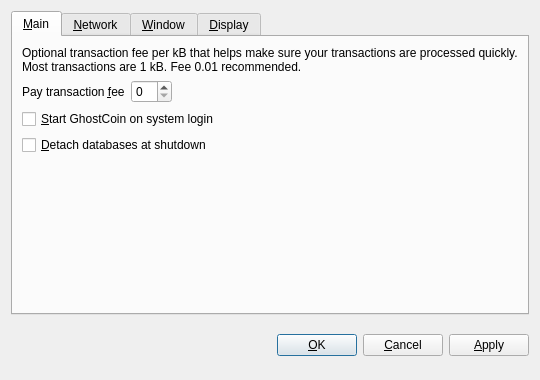
<?xml version="1.0" encoding="UTF-8"?>
<ui version="4.0">
 <class>OptionsDialog</class>
 <widget class="QDialog" name="OptionsDialog">
  <property name="geometry">
   <rect>
    <x>0</x>
    <y>0</y>
    <width>540</width>
    <height>380</height>
   </rect>
  </property>
  <property name="windowTitle">
   <string>Options</string>
  </property>
  <property name="modal">
   <bool>true</bool>
  </property>
  <layout class="QVBoxLayout" name="verticalLayout">
   <item>
    <widget class="QTabWidget" name="tabWidget">
     <property name="tabPosition">
      <enum>QTabWidget::North</enum>
     </property>
     <property name="currentIndex">
      <number>0</number>
     </property>
     <widget class="QWidget" name="tabMain">
      <attribute name="title">
       <string>&amp;Main</string>
      </attribute>
      <layout class="QVBoxLayout" name="verticalLayout_Main">
       <item>
        <widget class="QLabel" name="transactionFeeInfoLabel">
         <property name="text">
          <string>Optional transaction fee per kB that helps make sure your transactions are processed quickly. Most transactions are 1 kB. Fee 0.01 recommended.</string>
         </property>
         <property name="textFormat">
          <enum>Qt::PlainText</enum>
         </property>
         <property name="wordWrap">
          <bool>true</bool>
         </property>
        </widget>
       </item>
       <item>
        <layout class="QHBoxLayout" name="horizontalLayout_Main">
         <item>
          <widget class="QLabel" name="transactionFeeLabel">
           <property name="text">
            <string>Pay transaction &amp;fee</string>
           </property>
           <property name="textFormat">
            <enum>Qt::PlainText</enum>
           </property>
           <property name="buddy">
            <cstring>transactionFee</cstring>
           </property>
          </widget>
         </item>
         <item>
          <widget class="BitcoinAmountField" name="transactionFee"/>
         </item>
         <item>
          <spacer name="horizontalSpacer_Main">
           <property name="orientation">
            <enum>Qt::Horizontal</enum>
           </property>
           <property name="sizeHint" stdset="0">
            <size>
             <width>40</width>
             <height>20</height>
            </size>
           </property>
          </spacer>
         </item>
        </layout>
       </item>
       <item>
        <widget class="QCheckBox" name="bitcoinAtStartup">
         <property name="toolTip">
          <string>Automatically start GhostCoin after logging in to the system.</string>
         </property>
         <property name="text">
          <string>&amp;Start GhostCoin on system login</string>
         </property>
        </widget>
       </item>
       <item>
        <widget class="QCheckBox" name="detachDatabases">
         <property name="toolTip">
          <string>Detach block and address databases at shutdown. This means they can be moved to another data directory, but it slows down shutdown. The wallet is always detached.</string>
         </property>
         <property name="text">
          <string>&amp;Detach databases at shutdown</string>
         </property>
        </widget>
       </item>
       <item>
        <spacer name="verticalSpacer_Main">
         <property name="orientation">
          <enum>Qt::Vertical</enum>
         </property>
         <property name="sizeHint" stdset="0">
          <size>
           <width>20</width>
           <height>40</height>
          </size>
         </property>
        </spacer>
       </item>
      </layout>
     </widget>
     <widget class="QWidget" name="tabNetwork">
      <attribute name="title">
       <string>&amp;Network</string>
      </attribute>
      <layout class="QVBoxLayout" name="verticalLayout_Network">
       <item>
        <widget class="QCheckBox" name="mapPortUpnp">
         <property name="toolTip">
          <string>Automatically open the GhostCoin client port on the router. This only works when your router supports UPnP and it is enabled.</string>
         </property>
         <property name="text">
          <string>Map port using &amp;UPnP</string>
         </property>
        </widget>
       </item>
       <item>
        <widget class="QCheckBox" name="connectSocks">
         <property name="toolTip">
          <string>Connect to the GhostCoin network through a SOCKS proxy (e.g. when connecting through Tor).</string>
         </property>
         <property name="text">
          <string>&amp;Connect through SOCKS proxy:</string>
         </property>
        </widget>
       </item>
       <item>
        <layout class="QHBoxLayout" name="horizontalLayout_Network">
         <item>
          <widget class="QLabel" name="proxyIpLabel">
           <property name="text">
            <string>Proxy &amp;IP:</string>
           </property>
           <property name="textFormat">
            <enum>Qt::PlainText</enum>
           </property>
           <property name="buddy">
            <cstring>proxyIp</cstring>
           </property>
          </widget>
         </item>
         <item>
          <widget class="QValidatedLineEdit" name="proxyIp">
           <property name="maximumSize">
            <size>
             <width>140</width>
             <height>16777215</height>
            </size>
           </property>
           <property name="toolTip">
            <string>IP address of the proxy (e.g. 127.0.0.1)</string>
           </property>
          </widget>
         </item>
         <item>
          <widget class="QLabel" name="proxyPortLabel">
           <property name="text">
            <string>&amp;Port:</string>
           </property>
           <property name="textFormat">
            <enum>Qt::PlainText</enum>
           </property>
           <property name="buddy">
            <cstring>proxyPort</cstring>
           </property>
          </widget>
         </item>
         <item>
          <widget class="QLineEdit" name="proxyPort">
           <property name="maximumSize">
            <size>
             <width>55</width>
             <height>16777215</height>
            </size>
           </property>
           <property name="toolTip">
            <string>Port of the proxy (e.g. 9050)</string>
           </property>
          </widget>
         </item>
         <item>
          <widget class="QLabel" name="socksVersionLabel">
           <property name="text">
            <string>SOCKS &amp;Version:</string>
           </property>
           <property name="textFormat">
            <enum>Qt::PlainText</enum>
           </property>
           <property name="buddy">
            <cstring>socksVersion</cstring>
           </property>
          </widget>
         </item>
         <item>
          <widget class="QValueComboBox" name="socksVersion">
           <property name="toolTip">
            <string>SOCKS version of the proxy (e.g. 5)</string>
           </property>
          </widget>
         </item>
         <item>
          <spacer name="horizontalSpacer_Network">
           <property name="orientation">
            <enum>Qt::Horizontal</enum>
           </property>
           <property name="sizeHint" stdset="0">
            <size>
             <width>40</width>
             <height>20</height>
            </size>
           </property>
          </spacer>
         </item>
        </layout>
       </item>
       <item>
        <spacer name="verticalSpacer_Network">
         <property name="orientation">
          <enum>Qt::Vertical</enum>
         </property>
         <property name="sizeHint" stdset="0">
          <size>
           <width>20</width>
           <height>40</height>
          </size>
         </property>
        </spacer>
       </item>
      </layout>
     </widget>
     <widget class="QWidget" name="tabWindow">
      <attribute name="title">
       <string>&amp;Window</string>
      </attribute>
      <layout class="QVBoxLayout" name="verticalLayout_Window">
       <item>
        <widget class="QCheckBox" name="minimizeToTray">
         <property name="toolTip">
          <string>Show only a tray icon after minimizing the window.</string>
         </property>
         <property name="text">
          <string>&amp;Minimize to the tray instead of the taskbar</string>
         </property>
        </widget>
       </item>
       <item>
        <widget class="QCheckBox" name="minimizeOnClose">
         <property name="toolTip">
          <string>Minimize instead of exit the application when the window is closed. When this option is enabled, the application will be closed only after selecting Quit in the menu.</string>
         </property>
         <property name="text">
          <string>M&amp;inimize on close</string>
         </property>
        </widget>
       </item>
       <item>
        <spacer name="verticalSpacer_Window">
         <property name="orientation">
          <enum>Qt::Vertical</enum>
         </property>
         <property name="sizeHint" stdset="0">
          <size>
           <width>20</width>
           <height>40</height>
          </size>
         </property>
        </spacer>
       </item>
      </layout>
     </widget>
     <widget class="QWidget" name="tabDisplay">
      <attribute name="title">
       <string>&amp;Display</string>
      </attribute>
      <layout class="QVBoxLayout" name="verticalLayout_Display">
       <item>
        <layout class="QHBoxLayout" name="horizontalLayout_1_Display">
         <item>
          <widget class="QLabel" name="langLabel">
           <property name="text">
            <string>User Interface &amp;language:</string>
           </property>
           <property name="textFormat">
            <enum>Qt::PlainText</enum>
           </property>
           <property name="buddy">
            <cstring>lang</cstring>
           </property>
          </widget>
         </item>
         <item>
          <widget class="QValueComboBox" name="lang">
           <property name="toolTip">
            <string>The user interface language can be set here. This setting will take effect after restarting GhostCoin.</string>
           </property>
          </widget>
         </item>
        </layout>
       </item>
       <item>
        <layout class="QHBoxLayout" name="horizontalLayout_2_Display">
         <item>
          <widget class="QLabel" name="unitLabel">
           <property name="text">
            <string>&amp;Unit to show amounts in:</string>
           </property>
           <property name="textFormat">
            <enum>Qt::PlainText</enum>
           </property>
           <property name="buddy">
            <cstring>unit</cstring>
           </property>
          </widget>
         </item>
         <item>
          <widget class="QValueComboBox" name="unit">
           <property name="toolTip">
            <string>Choose the default subdivision unit to show in the interface and when sending coins.</string>
           </property>
          </widget>
         </item>
        </layout>
       </item>
       <item>
        <widget class="QCheckBox" name="displayAddresses">
         <property name="toolTip">
          <string>Whether to show GhostCoin addresses in the transaction list or not.</string>
         </property>
         <property name="text">
          <string>&amp;Display addresses in transaction list</string>
         </property>
        </widget>
       </item>
       <item>
        <spacer name="verticalSpacer_Display">
         <property name="orientation">
          <enum>Qt::Vertical</enum>
         </property>
         <property name="sizeHint" stdset="0">
          <size>
           <width>20</width>
           <height>40</height>
          </size>
         </property>
        </spacer>
       </item>
      </layout>
     </widget>
    </widget>
   </item>
   <item>
    <layout class="QHBoxLayout" name="horizontalLayout_Buttons">
     <item>
      <spacer name="horizontalSpacer_1">
       <property name="orientation">
        <enum>Qt::Horizontal</enum>
       </property>
       <property name="sizeHint" stdset="0">
        <size>
         <width>40</width>
         <height>48</height>
        </size>
       </property>
      </spacer>
     </item>
     <item>
      <widget class="QLabel" name="statusLabel">
       <property name="font">
        <font>
         <weight>75</weight>
         <bold>true</bold>
        </font>
       </property>
       <property name="text">
        <string/>
       </property>
       <property name="textFormat">
        <enum>Qt::PlainText</enum>
       </property>
       <property name="wordWrap">
        <bool>true</bool>
       </property>
      </widget>
     </item>
     <item>
      <spacer name="horizontalSpacer_2">
       <property name="orientation">
        <enum>Qt::Horizontal</enum>
       </property>
       <property name="sizeHint" stdset="0">
        <size>
         <width>40</width>
         <height>48</height>
        </size>
       </property>
      </spacer>
     </item>
     <item>
      <widget class="QPushButton" name="okButton">
       <property name="text">
        <string>&amp;OK</string>
       </property>
      </widget>
     </item>
     <item>
      <widget class="QPushButton" name="cancelButton">
       <property name="text">
        <string>&amp;Cancel</string>
       </property>
       <property name="autoDefault">
        <bool>false</bool>
       </property>
      </widget>
     </item>
     <item>
      <widget class="QPushButton" name="applyButton">
       <property name="text">
        <string>&amp;Apply</string>
       </property>
       <property name="autoDefault">
        <bool>false</bool>
       </property>
      </widget>
     </item>
    </layout>
   </item>
  </layout>
 </widget>
 <customwidgets>
  <customwidget>
   <class>BitcoinAmountField</class>
   <extends>QSpinBox</extends>
   <header>bitcoinamountfield.h</header>
  </customwidget>
  <customwidget>
   <class>QValueComboBox</class>
   <extends>QComboBox</extends>
   <header>qvaluecombobox.h</header>
  </customwidget>
  <customwidget>
   <class>QValidatedLineEdit</class>
   <extends>QLineEdit</extends>
   <header>qvalidatedlineedit.h</header>
  </customwidget>
 </customwidgets>
 <resources/>
 <connections/>
</ui>
